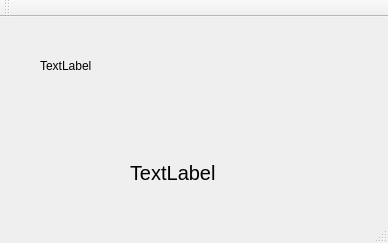
<?xml version="1.0" encoding="UTF-8"?>
<ui version="4.0">
 <class>MainWindow</class>
 <widget class="QMainWindow" name="MainWindow">
  <property name="geometry">
   <rect>
    <x>0</x>
    <y>0</y>
    <width>388</width>
    <height>243</height>
   </rect>
  </property>
  <property name="windowTitle">
   <string>MainWindow</string>
  </property>
  <widget class="QWidget" name="centralWidget">
   <widget class="QLabel" name="label">
    <property name="geometry">
     <rect>
      <x>40</x>
      <y>40</y>
      <width>67</width>
      <height>17</height>
     </rect>
    </property>
    <property name="text">
     <string>TextLabel</string>
    </property>
   </widget>
   <widget class="QLabel" name="label_2">
    <property name="geometry">
     <rect>
      <x>130</x>
      <y>130</y>
      <width>221</width>
      <height>51</height>
     </rect>
    </property>
    <property name="font">
     <font>
      <pointsize>15</pointsize>
     </font>
    </property>
    <property name="text">
     <string>TextLabel</string>
    </property>
   </widget>
  </widget>
  <widget class="QMenuBar" name="menuBar">
   <property name="geometry">
    <rect>
     <x>0</x>
     <y>0</y>
     <width>388</width>
     <height>22</height>
    </rect>
   </property>
  </widget>
  <widget class="QToolBar" name="mainToolBar">
   <attribute name="toolBarArea">
    <enum>TopToolBarArea</enum>
   </attribute>
   <attribute name="toolBarBreak">
    <bool>false</bool>
   </attribute>
  </widget>
  <widget class="QStatusBar" name="statusBar"/>
 </widget>
 <layoutdefault spacing="6" margin="11"/>
 <resources/>
 <connections/>
</ui>
